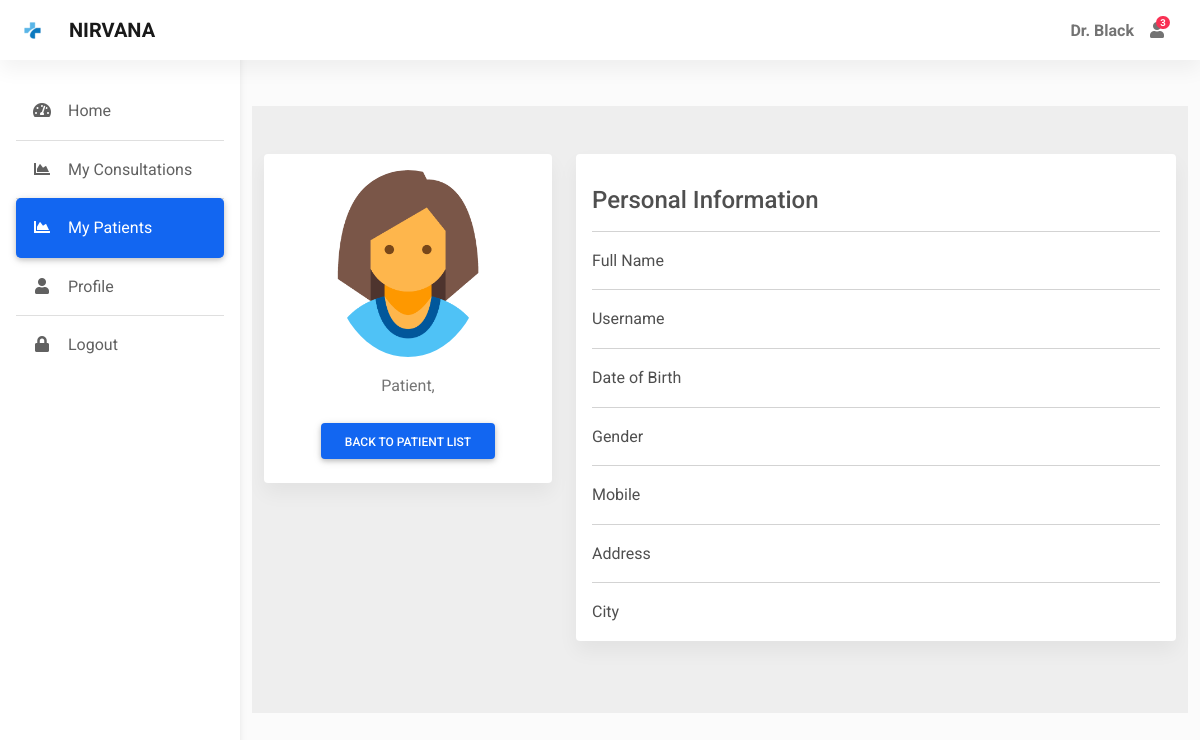
The app's page /viewpatient/3 (signed in), older data.
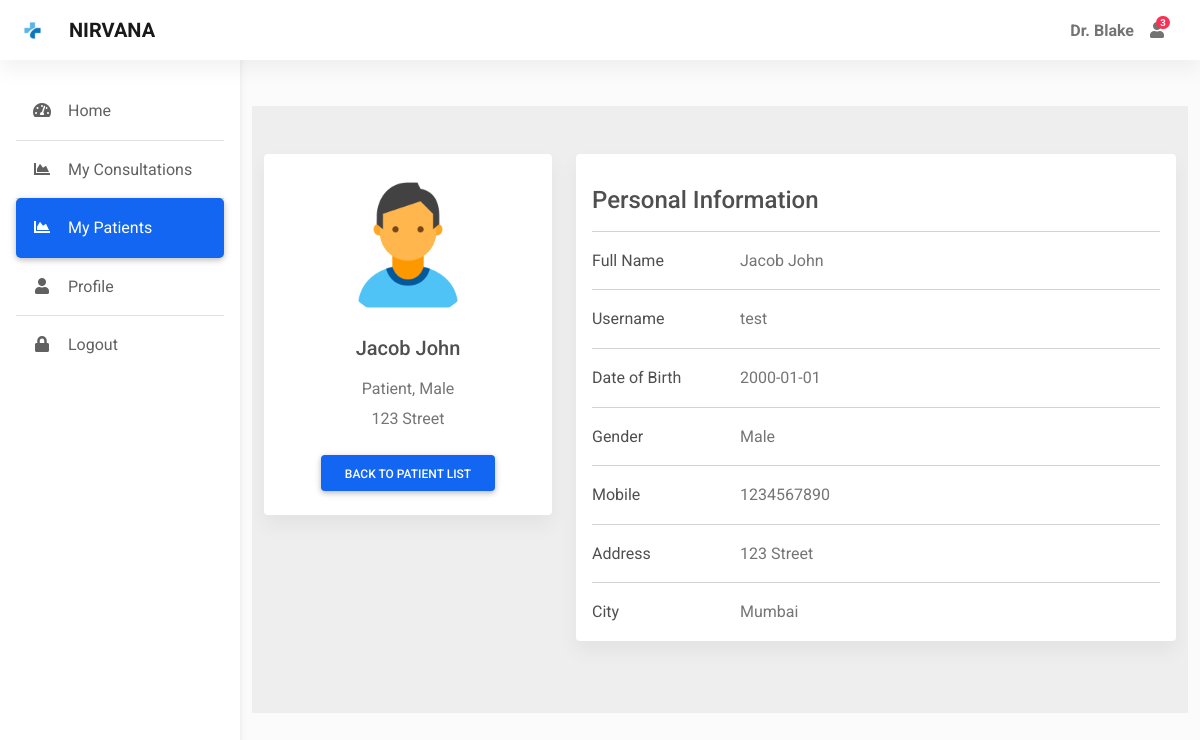
The same page, newer data.
### app.py (models this page shows)
class User(db.Model, UserMixin):
    id = db.Column(db.Integer, primary_key=True)
    username = db.Column(db.String(50), nullable=False, unique=True)
    password = db.Column(db.String(50), nullable=False)
    name = db.Column(db.String(50), nullable=False)
    address = db.Column(db.String(80))
    city = db.Column(db.String(30))
    dob = db.Column(db.Date, nullable=False)
    gender = db.Column(db.String(10), nullable=False)
    is_doctor = db.Column(db.Boolean, default=False, nullable=False)
    mobile = db.Column(db.Integer)

### app.py (the view)
@app.route("/viewpatient/<int:id>", methods=['GET', 'POST'])
@login_required
def viewpatient(id):
    if current_user.is_doctor:
        patient = User.query.filter_by(id = id).first()
        return render_template('viewpatient.html', patient = patient)
    else:
        return redirect(url_for('home'))

### app.py (called while the page is built)
@login_manager.user_loader
def load_user(user_id):
    return User.query.get(int(user_id))

@app.context_processor
def inject_datetime():
    return dict(datetime=datetime)

### templates/viewpatient.html (shortened to what this page needs)
{% extends "dashboard.html" %}
{% block main %}
<div class="container pt-5">
    <section style="background-color: #eee;">
        <div class="container py-5">
          <div class="row">
            <div class="col-lg-4">
              <div class="card mb-4">
                <div class="card-body text-center">
                    {% if patient.gender == 'Male' %}
                        <img src="{{ url_for('static', filename='img/icons/male-icon.jpg') }}" alt="avatar" class="rounded-circle img-fluid" style="width: 150px;">
                    {% else %}
                        <img src="{{ url_for('static', filename='img/icons/female-icon.png') }}" alt="avatar"   class="rounded-circle img-fluid" style="width: 150px;">
                    {% endif %}
                  <h5 class="my-3">{{ patient.name }}</h5>
                    <p class="text-muted mb-1">Patient, {{ patient.gender }}</p>
                    <p class="text-muted mb-4">{{ patient.address }}</p>
                  <div class="d-flex justify-content-center mb-2">
                    <a href="{{ url_for('mypatients') }}" class="btn btn-primary">Back to Patient List</a>
                  </div>
                </div>
              </div>
            </div>
            <div class="col-lg-8">
              <div class="card mb-4">
                <div class="card-body">
                    <h4 class="my-3">Personal Information</h4>
                    <hr>
                    <div class="row">
                        <div class="col-sm-3">
                        <p class="mb-0">Full Name</p>
                        </div>
                        <div class="col-sm-9">
                        <p class="text-muted mb-0">{{ patient.name }}</p>
                        </div>
                    </div>
                    <hr>
                    <div class="row">
                        <div class="col-sm-3">
                        <p class="mb-0">Username</p>
                        </div>
                        <div class="col-sm-9">
                        <p class="text-muted mb-0">{{ patient.username }}</p>
                        </div>
                    </div>
                    <hr>
                    <div class="row">
                        <div class="col-sm-3">
                        <p class="mb-0">Date of Birth</p>
                        </div>
                        <div class="col-sm-9">
                        <p class="text-muted mb-0">{{ patient.dob }}</p>
                        </div>
                    </div>
                    <hr>
                    <div class="row">
                        <div class="col-sm-3">
                        <p class="mb-0">Gender</p>
                        </div>
                        <div class="col-sm-9">
                        <p class="text-muted mb-0">{{ patient.gender }}</p>
                        </div>
                    </div>
                    <hr>
                    <div class="row">
                        <div class="col-sm-3">
                        <p class="mb-0">Mobile</p>
                        </div>
                        <div class="col-sm-9">
                        <p class="text-muted mb-0">{{ patient.mobile }}</p>
                        </div>
                    </div>
                    <hr>
                    <div class="row">
                        <div class="col-sm-3">
                        <p class="mb-0">Address</p>
                        </div>
                        <div class="col-sm-9">
                        <p class="text-muted mb-0">{{ patient.address }}</p>
                        </div>
                    </div>
                    <hr>
                    <div class="row">
                        <div class="col-sm-3">
                        <p class="mb-0">City</p>
                        </div>
                        <div class="col-sm-9">
                        <p class="text-muted mb-0">{{ patient.city }}</p>
                        </div>
                    </div>
                </div>
              </div>
            </div>
          </div>
        </div>
      </section>
</div>
{% endblock %}

### templates/dashboard.html (shortened to what this page needs)
<!DOCTYPE html>
<html lang="en">
<head>
  <link rel="stylesheet" href="https://use.fontawesome.com/releases/v5.11.2/css/all.css" />
  <link rel="stylesheet" href="{{ url_for('static', filename='css/mdb.min.css') }}" />
  <link rel="stylesheet"  href="{{ url_for('static', filename='css/admin.css') }}"/>
</head>
<body>
  <header>
    <nav id="sidebarMenu" class="collapse d-lg-block sidebar collapse bg-white">
      <div class="position-sticky">
        <div class="list-group list-group-flush mx-3 mt-4">
          <a href="{{ url_for('home') }}" class="list-group-item list-group-item-action py-3 ripple {% if request.endpoint == 'home' %}active{% endif %}" aria-current="true">
            <i class="fas fa-tachometer-alt fa-fw me-3"></i><span>Home</span>
          </a>
          {% if current_user.is_doctor %}
          <a href="{{ url_for('myappointments') }}" class="list-group-item list-group-item-action py-3 ripple {% if request.endpoint == 'myappointments' %}active{% endif %}">
            <i class="fas fa-chart-area fa-fw me-3"></i><span>My Consultations</span>
          </a>
          <a href="{{ url_for('mypatients') }}" class="list-group-item list-group-item-action py-3 ripple {% if request.endpoint == 'mypatients' or request.endpoint == 'viewpatient' %}active{% endif %}">
            <i class="fas fa-chart-area fa-fw me-3"></i><span>My Patients</span>
          </a>
          {% endif %}
          <a href="{{ url_for('profile') }}" class="list-group-item list-group-item-action py-3 ripple {% if request.endpoint == 'profile' %}active{% endif %}"><i
              class="fas fa-user fa-fw me-3"></i><span>Profile</span></a>
          <a href="{{ url_for('logout') }}" class="list-group-item list-group-item-action py-3 ripple">
            <i class="fas fa-lock fa-fw me-3"></i><span>Logout</span>
          </a>
        </div>
      </div>
    </nav>
    <nav id="main-navbar" class="navbar navbar-expand-lg navbar-light bg-white fixed-top">
      <div class="container-fluid">
        <a class="navbar-brand d-flex align-items-center fw-bold" href="/"><img class="d-inline-block me-3"  src="{{ url_for('static', filename='img/icons/logo.png') }}" alt="" />NIRVANA</a>
        <ul class="navbar-nav ms-auto d-flex flex-row">
            <li>
                <a class="nav-link me-3 me-lg-0 d-flex align-items-center fw-bold" href="#">{{ current_user.name }}</a>
            </li>
          <li class="nav-item dropdown">
            <a class="nav-link me-3 me-lg-0 dropdown-toggle hidden-arrow" href="#" id="navbarDropdownMenuLink"
              role="button" data-mdb-toggle="dropdown" aria-expanded="false">
              <i class="fas fa-user"></i>
              <span class="badge rounded-pill badge-notification bg-danger">3</span>
            </a>
          </li>
          <li class="nav-item dropdown">
            <a class="nav-link dropdown-toggle hidden-arrow d-flex align-items-center" href="#"
              id="navbarDropdownMenuLink" role="button" data-mdb-toggle="dropdown" aria-expanded="false">
            </a>
          </li>
        </ul>
      </div>
    </nav>
  </header>
  <main style="margin-top: 58px">
    {% block main %}
    {% endblock %}
  </main>
</body>
</html>

Row changes from the older to the newer data that the page shows:
changed User: name "Dr. Black" → "Dr. Blake"
added User: name "Jacob John", gender "Male", address "123 Street", username "test", dob "2000-01-01", mobile "1234567890", city "Mumbai"
